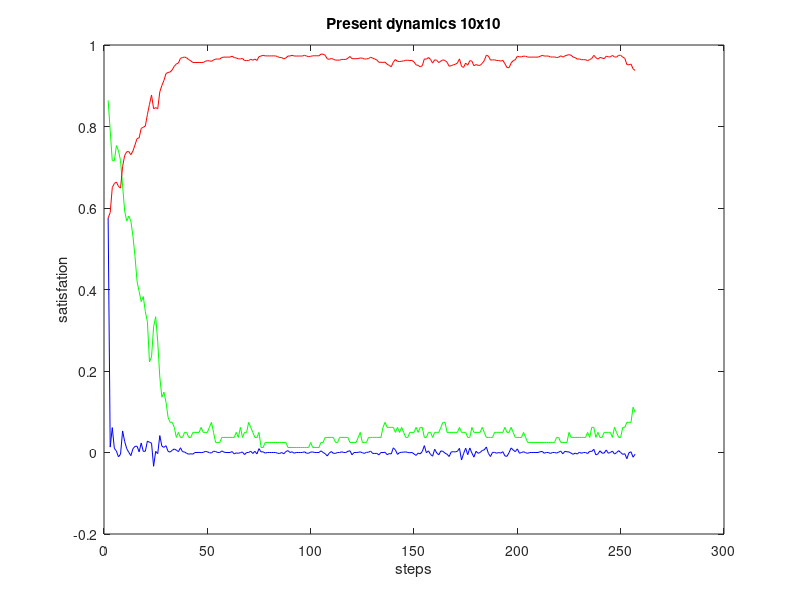

Write MATLAB code to recreate this figure.
dynamics = [
NaN,NaN,NaN;
0.8641975308641975,0.5755291005291004,0.5755291005291004;
0.7901234567901234,0.5888007054673723,1.3271604938271904e-2;
0.7160493827160493,0.6499951009210269,6.119439545365459e-2;
0.7160493827160493,0.6602880658436214,1.029296492259451e-2;
0.7530864197530864,0.6637517146776406,3.463648834019154e-3;
0.7407407407407407,0.653012933568489,-1.073878110915153e-2;
0.7160493827160493,0.648848716441309,-4.16421712718002e-3;
0.654320987654321,0.7017734665882811,5.292475014697205e-2;
0.5925925925925926,0.7288506760728982,2.7077209484617174e-2;
0.5679012345679012,0.7381589261218887,9.308250048990515e-3;
0.5802469135802469,0.7384920634920634,3.331373701746473e-4;
0.5679012345679012,0.7307613168724276,-7.7307466196357335e-3;
0.5308641975308642,0.7399078973153047,9.146580442877063e-3;
0.48148148148148145,0.754997060552616,1.5089163237311201e-2;
0.41975308641975306,0.770434058397021,1.5436997844405005e-2;
0.3950617283950617,0.7720409563002154,1.6068979031945009e-3;
0.37037037037037035,0.7953213795806386,2.3280423280423197e-2;
0.38271604938271603,0.7981579463060944,2.8365667254557415e-3;
0.345679012345679,0.801229668822261,3.0717225161666483e-3;
0.32098765432098764,0.8293160885753477,2.8086419753086664e-2;
0.2222222222222222,0.8544385655496766,2.512247697432887e-2;
0.2345679012345679,0.8773221634332746,2.2883597883598047e-2;
0.30864197530864196,0.8435430139133842,-3.377914951989047e-2;
0.3333333333333333,0.8464040760337053,2.86106212032115e-3;
0.2716049382716049,0.8435283166764647,-2.8757593572405708e-3;
0.18518518518518517,0.8850480109739367,4.151969429747193e-2;
0.13580246913580246,0.9005633940819125,1.5515383107975893e-2;
0.14814814814814814,0.9131393298059964,1.2575935724083855e-2;
0.12345679012345678,0.9299186752890455,1.6779345483049057e-2;
8.641975308641975e-2,0.9325886733294141,2.669998040368681e-3;
7.407407407407407e-2,0.9337056633352929,1.1169900058787812e-3;
7.407407407407407e-2,0.9390309621791105,5.3252988438175905e-3;
6.172839506172839e-2,0.9477513227513227,8.720360572212196e-3;
3.7037037037037035e-2,0.9536596119929455,5.908289241622741e-3;
4.938271604938271e-2,0.9556437389770723,1.984126984126884e-3;
3.7037037037037035e-2,0.9672986478542033,1.1654908877130976e-2;
3.7037037037037035e-2,0.9692337840485988,1.93513619439554e-3;
4.938271604938271e-2,0.9704830491867528,1.2492651381539185e-3;
4.938271604938271e-2,0.9682784636488341,-2.204585537918721e-3;
3.7037037037037035e-2,0.9641632373113853,-4.115226337448676e-3;
3.7037037037037035e-2,0.9611258083480309,-3.0374289633545493e-3;
4.938271604938271e-2,0.9570350774054476,-4.090730942583268e-3;
4.938271604938271e-2,0.9570350774054479,3.50885301609926e-16;
4.938271604938271e-2,0.9570350774054476,-3.50885301609926e-16;
4.938271604938271e-2,0.957260435038213,2.2535763276544508e-4;
6.172839506172839e-2,0.9568930041152263,-3.6743092298674587e-4;
4.938271604938271e-2,0.9572604350382128,3.6743092298657044e-4;
4.938271604938271e-2,0.9599059376837156,2.645502645502746e-3;
4.938271604938271e-2,0.9617136978248089,1.807760141093309e-3;
6.172839506172839e-2,0.9610523221634332,-6.613756613756865e-4;
7.407407407407407e-2,0.9599255339996081,-1.12678816382512e-3;
4.938271604938271e-2,0.963163825200862,3.238291201253884e-3;
2.4691358024691357e-2,0.9655202821869486,2.3564569860867117e-3;
2.4691358024691357e-2,0.9655202821869485,-1.75442650804963e-16;
2.4691358024691357e-2,0.9655202821869486,1.75442650804963e-16;
3.7037037037037035e-2,0.9694150499706053,3.8947677836566642e-3;
3.7037037037037035e-2,0.970296884185773,8.818342151676988e-4;
3.7037037037037035e-2,0.970296884185773,0.0;
3.7037037037037035e-2,0.970296884185773,0.0;
3.7037037037037035e-2,0.970296884185773,0.0;
3.7037037037037035e-2,0.9725259651185577,2.229080932784656e-3;
3.7037037037037035e-2,0.9690721144424849,-3.4538506760728145e-3;
4.938271604938271e-2,0.9681363903586125,-9.357240838722999e-4;
3.7037037037037035e-2,0.9661228689006468,-2.013521457965725e-3;
6.172839506172839e-2,0.965779933372526,-3.4293552812081075e-4;
3.7037037037037035e-2,0.967004703115814,1.2247697432879834e-3;
4.938271604938271e-2,0.9618116794042717,-5.193023711542277e-3;
4.938271604938271e-2,0.9618116794042717,0.0;
7.407407407407407e-2,0.9618606701940036,4.899078973187022e-5;
6.172839506172839e-2,0.9650205761316873,3.1599059376836987e-3;
4.938271604938271e-2,0.9625955320399764,-2.4250440917109087e-3;
3.7037037037037035e-2,0.965559474818734,2.9639427787576215e-3;
3.7037037037037035e-2,0.962105624142661,-3.45385067607299e-3;
4.938271604938271e-2,0.9716343327454439,9.528708602782791e-3;
1.2345679012345678e-2,0.972957084068195,1.3227513227511973e-3;
1.2345679012345678e-2,0.9747207524985302,1.7636684303352222e-3;
2.4691358024691357e-2,0.9732510288065843,-1.469723691945931e-3;
2.4691358024691357e-2,0.9732510288065843,0.0;
2.4691358024691357e-2,0.9732510288065843,0.0;
2.4691358024691357e-2,0.9732510288065843,0.0;
2.4691358024691357e-2,0.9732510288065843,0.0;
2.4691358024691357e-2,0.9732510288065843,0.0;
2.4691358024691357e-2,0.971487360376249,-1.7636684303352222e-3;
2.4691358024691357e-2,0.9691358024691358,-2.351557907113279e-3;
2.4691358024691357e-2,0.9691358024691357,-1.75442650804963e-16;
2.4691358024691357e-2,0.9659024103468549,-3.233392122280802e-3;
2.4691358024691357e-2,0.9682539682539679,2.3515579071131036e-3;
1.2345679012345678e-2,0.972957084068195,4.703115814227084e-3;
1.2345679012345678e-2,0.972957084068195,0.0;
1.2345679012345678e-2,0.9747207524985302,1.7636684303352222e-3;
1.2345679012345678e-2,0.972957084068195,-1.7636684303352222e-3;
1.2345679012345678e-2,0.972957084068195,0.0;
1.2345679012345678e-2,0.972957084068195,0.0;
1.2345679012345678e-2,0.972957084068195,0.0;
1.2345679012345678e-2,0.972957084068195,0.0;
1.2345679012345678e-2,0.9747207524985301,1.7636684303350468e-3;
1.2345679012345678e-2,0.972957084068195,-1.7636684303350468e-3;
1.2345679012345678e-2,0.97119341563786,-1.7636684303350468e-3;
2.4691358024691357e-2,0.9722957084068194,1.102292768959536e-3;
1.2345679012345678e-2,0.9735449735449736,1.249265138154094e-3;
1.2345679012345678e-2,0.9735449735449736,0.0;
1.2345679012345678e-2,0.9735449735449736,0.0;
1.2345679012345678e-2,0.9735449735449736,0.0;
2.4691358024691357e-2,0.9776601998824221,4.115226337448501e-3;
2.4691358024691357e-2,0.9776601998824221,0.0;
3.7037037037037035e-2,0.9748677248677248,-2.7924750146973037e-3;
3.7037037037037035e-2,0.9662943366647068,-8.573388203017989e-3;
3.7037037037037035e-2,0.964824612972761,-1.4697236919457555e-3;
3.7037037037037035e-2,0.9671026846952773,2.2780717225161754e-3;
3.7037037037037035e-2,0.9650450715265528,-2.057613168724338e-3;
2.4691358024691357e-2,0.9629139721732315,-2.131099353321442e-3;
2.4691358024691357e-2,0.9629139721732313,-1.75442650804963e-16;
3.7037037037037035e-2,0.9628404859886341,-7.348618459710356e-5;
3.7037037037037035e-2,0.9646041544189691,1.7636684303348714e-3;
3.7037037037037035e-2,0.9646041544189692,1.75442650804963e-16;
3.7037037037037035e-2,0.9646041544189691,-1.75442650804963e-16;
3.7037037037037035e-2,0.9675191064079953,2.9149519890262774e-3;
2.4691358024691357e-2,0.9718841857730744,4.36507936507918e-3;
2.4691358024691357e-2,0.9663727219282775,-5.5114638447969775e-3;
2.4691358024691357e-2,0.9663727219282774,-1.75442650804963e-16;
2.4691358024691357e-2,0.9663727219282775,1.75442650804963e-16;
3.7037037037037035e-2,0.966710758377425,3.3803644914755357e-4;
4.938271604938271e-2,0.968180482069371,1.469723691945931e-3;
2.4691358024691357e-2,0.9676954732510286,-4.8500881834246247e-4;
2.4691358024691357e-2,0.96549088771311,-2.2045855379185454e-3;
2.4691358024691357e-2,0.9659318048206935,4.4091710758349857e-4;
3.7037037037037035e-2,0.9666666666666668,7.348618459733163e-4;
3.7037037037037035e-2,0.9700176366843033,3.350970017636519e-3;
3.7037037037037035e-2,0.9678130511463844,-2.2045855379188963e-3;
3.7037037037037035e-2,0.9654614932392711,-2.351557907113279e-3;
3.7037037037037035e-2,0.9634038800705468,-2.057613168724338e-3;
3.7037037037037035e-2,0.9576033705663335,-5.800509504213363e-3;
3.7037037037037035e-2,0.9576033705663333,-1.75442650804963e-16;
6.172839506172839e-2,0.9574025083284341,-2.008622378991591e-4;
7.407407407407407e-2,0.9579218106995885,5.193023711543857e-4;
6.172839506172839e-2,0.9526553008034487,-5.266509896139732e-3;
6.172839506172839e-2,0.9500097981579462,-2.6455026455025703e-3;
6.172839506172839e-2,0.9465510484029002,-3.458749755046072e-3;
6.172839506172839e-2,0.9580491867528904,1.1498138349990254e-2;
4.938271604938271e-2,0.9643102096805799,6.2610229276895395e-3;
6.172839506172839e-2,0.9598030570252792,-4.507152655300656e-3;
4.938271604938271e-2,0.95950911228689,-2.939447383892914e-4;
6.172839506172839e-2,0.9601214971585341,6.123848716441671e-4;
4.938271604938271e-2,0.9610082304526751,8.867332941409561e-4;
3.7037037037037035e-2,0.9625514403292181,1.5432098765430344e-3;
3.7037037037037035e-2,0.9625514403292181,0.0;
4.938271604938271e-2,0.9618900646678427,-6.61375661375511e-4;
4.938271604938271e-2,0.9619880462473053,9.798157946268778e-5;
4.938271604938271e-2,0.9584607093866352,-3.5273368606700936e-3;
6.172839506172839e-2,0.9513031550068587,-7.157554379776484e-3;
4.938271604938271e-2,0.9499804036841072,-1.3227513227515484e-3;
6.172839506172839e-2,0.9465265530080347,-3.4538506760724637e-3;
6.172839506172839e-2,0.9490005878894768,2.4740348814420773e-3;
3.7037037037037035e-2,0.9659024103468549,1.6901822457378028e-2;
3.7037037037037035e-2,0.9652410346854792,-6.613756613756865e-4;
4.938271604938271e-2,0.9692827748383306,4.041740152851398e-3;
4.938271604938271e-2,0.9645796590241035,-4.703115814227084e-3;
3.7037037037037035e-2,0.9555408583186359,-9.038800705467597e-3;
4.938271604938271e-2,0.963575347834607,8.0344895159711e-3;
4.938271604938271e-2,0.9624730550656474,-1.102292768959536e-3;
4.938271604938271e-2,0.9567901234567899,-5.682931608857471e-3;
6.172839506172839e-2,0.9607583774250439,3.968253968253943e-3;
7.407407407407407e-2,0.9635508524397411,2.7924750146973037e-3;
7.407407407407407e-2,0.9619586517734668,-1.5922006662743783e-3;
4.938271604938271e-2,0.9576719576719577,-4.28669410150917e-3;
4.938271604938271e-2,0.947849304330786,-9.822653341171732e-3;
4.938271604938271e-2,0.9493190280227318,1.469723691945931e-3;
4.938271604938271e-2,0.9512345679012348,1.9155398785030374e-3;
4.938271604938271e-2,0.9527042915931803,1.4697236919454047e-3;
4.938271604938271e-2,0.9557907113462667,3.0864197530864196e-3;
6.172839506172839e-2,0.9660052910052911,1.0214579659024413e-2;
4.938271604938271e-2,0.9474867724867723,-1.8518518518518868e-2;
4.938271604938271e-2,0.9450617283950619,-2.4250440917103822e-3;
4.938271604938271e-2,0.955761316872428,1.0699588477366174e-2;
3.7037037037037035e-2,0.9503527336860672,-5.408583186360857e-3;
3.7037037037037035e-2,0.9615961199294532,1.1243386243385967e-2;
6.172839506172839e-2,0.9604644326866549,-1.1316872427982018e-3;
4.938271604938271e-2,0.9490887713109935,-1.1375661375661456e-2;
4.938271604938271e-2,0.9520282186948854,2.939447383891862e-3;
4.938271604938271e-2,0.950132275132275,-1.8959435626103595e-3;
4.938271604938271e-2,0.9501322751322752,1.75442650804963e-16;
6.172839506172839e-2,0.9550656476582402,4.933372525965085e-3;
4.938271604938271e-2,0.961527532823829,6.461885165588699e-3;
3.7037037037037035e-2,0.9751616696061141,1.3634136782285129e-2;
3.7037037037037035e-2,0.9728101116990007,-2.3515579071134544e-3;
3.7037037037037035e-2,0.9630119537526944,-9.798157946306148e-3;
3.7037037037037035e-2,0.9633793846756808,3.67430922986395e-4;
4.938271604938271e-2,0.9636243386243385,2.4495394865759666e-4;
4.938271604938271e-2,0.9619341563786009,-1.6901822457375925e-3;
4.938271604938271e-2,0.9619341563786007,-1.75442650804963e-16;
4.938271604938271e-2,0.9603909465020577,-1.5432098765430344e-3;
4.938271604938271e-2,0.9623750734861846,1.984126984126884e-3;
6.172839506172839e-2,0.9539241622574958,-8.450911228688839e-3;
4.938271604938271e-2,0.9445914168136392,-9.332745443856538e-3;
4.938271604938271e-2,0.9444444444444446,-1.46972369194558e-4;
6.172839506172839e-2,0.9556878306878308,1.1243386243386144e-2;
4.938271604938271e-2,0.9617136978248089,6.025867136978106e-3;
3.7037037037037035e-2,0.9637713109935331,2.057613168724163e-3;
3.7037037037037035e-2,0.9726631393298059,8.891828336272865e-3;
3.7037037037037035e-2,0.9708994708994707,-1.7636684303352222e-3;
3.7037037037037035e-2,0.9708994708994708,1.75442650804963e-16;
4.938271604938271e-2,0.9727366255144033,1.8371546149325013e-3;
3.7037037037037035e-2,0.9722957084068194,-4.409171075838494e-4;
2.4691358024691357e-2,0.9703115814226925,-1.9841269841270595e-3;
2.4691358024691357e-2,0.9703115814226925,0.0;
2.4691358024691357e-2,0.9703115814226925,0.0;
2.4691358024691357e-2,0.9703115814226925,0.0;
2.4691358024691357e-2,0.9703115814226925,0.0;
2.4691358024691357e-2,0.9703115814226925,0.0;
2.4691358024691357e-2,0.9720752498530275,1.7636684303350468e-3;
2.4691358024691357e-2,0.9747207524985302,2.645502645502746e-3;
2.4691358024691357e-2,0.972957084068195,-1.7636684303352222e-3;
2.4691358024691357e-2,0.9729570840681951,1.75442650804963e-16;
2.4691358024691357e-2,0.972957084068195,-1.75442650804963e-16;
2.4691358024691357e-2,0.9706055261610818,-2.351557907113279e-3;
2.4691358024691357e-2,0.9706055261610815,-1.75442650804963e-16;
2.4691358024691357e-2,0.9706055261610818,1.75442650804963e-16;
3.7037037037037035e-2,0.9692827748383301,-1.3227513227515484e-3;
3.7037037037037035e-2,0.9700176366843035,7.348618459733163e-4;
2.4691358024691357e-2,0.9735449735449734,3.5273368606699184e-3;
2.4691358024691357e-2,0.9703115814226926,-3.233392122280802e-3;
2.4691358024691357e-2,0.9732510288065843,2.939447383891686e-3;
2.4691358024691357e-2,0.9750146972369196,1.7636684303352222e-3;
4.938271604938271e-2,0.9763374485596708,1.3227513227511973e-3;
3.7037037037037035e-2,0.9748187340779932,-1.5187144816774503e-3;
3.7037037037037035e-2,0.9704095630021555,-4.409171075837793e-3;
3.7037037037037035e-2,0.9689888300999411,-1.4207329022144115e-3;
3.7037037037037035e-2,0.965241034685479,-3.747795414462106e-3;
3.7037037037037035e-2,0.9659024103468549,6.613756613758619e-4;
3.7037037037037035e-2,0.963991769547325,-1.9106407995297804e-3;
3.7037037037037035e-2,0.963991769547325,0.0;
3.7037037037037035e-2,0.963991769547325,0.0;
4.938271604938271e-2,0.9613462669018225,-2.6455026455025703e-3;
3.7037037037037035e-2,0.9643592004703114,3.0129335684889653e-3;
6.172839506172839e-2,0.9668577307466196,2.498530276308188e-3;
6.172839506172839e-2,0.9747207524985302,7.863021751910608e-3;
3.7037037037037035e-2,0.9689006466784243,-5.820105820105865e-3;
4.938271604938271e-2,0.965368410738781,-3.532235939643351e-3;
3.7037037037037035e-2,0.969527728786988,4.159318048206939e-3;
3.7037037037037035e-2,0.9679600235155792,-1.567705271408794e-3;
4.938271604938271e-2,0.9664902998236331,-1.4697236919461064e-3;
4.938271604938271e-2,0.9726631393298059,6.172839506172839e-3;
4.938271604938271e-2,0.9708994708994708,-1.7636684303350468e-3;
4.938271604938271e-2,0.9708994708994708,0.0;
3.7037037037037035e-2,0.9744268077601409,3.5273368606700936e-3;
6.172839506172839e-2,0.970679012345679,-3.747795414461931e-3;
4.938271604938271e-2,0.9702380952380951,-4.409171075838494e-4;
3.7037037037037035e-2,0.9747207524985302,4.482657260435071e-3;
3.7037037037037035e-2,0.9747207524985301,-1.75442650804963e-16;
6.172839506172839e-2,0.9701646090534981,-4.5561434450319994e-3;
6.172839506172839e-2,0.9672986478542033,-2.865961199294758e-3;
7.407407407407407e-2,0.9520135214579658,-1.528512639623754e-2;
7.407407407407407e-2,0.9513521457965901,-6.613756613756865e-4;
7.407407407407407e-2,0.9531158142269252,1.7636684303350468e-3;
0.1111111111111111,0.9416029786400156,-1.15128355869095e-2;
9.876543209876543e-2,0.9375612384871644,-4.041740152851222e-3;
];

unsatisfiedRatio = dynamics (:, 1);
similarity = dynamics (:, 2);
similarityChange = dynamics (:, 3);

figure
plot (unsatisfiedRatio.', 'color', 'green');
hold on
plot (similarity.', 'color', 'red');
hold on
plot (similarityChange.', 'color', 'blue');

xlabel ('steps');
ylabel ('satisfation');

title ('Present dynamics 10x10');
